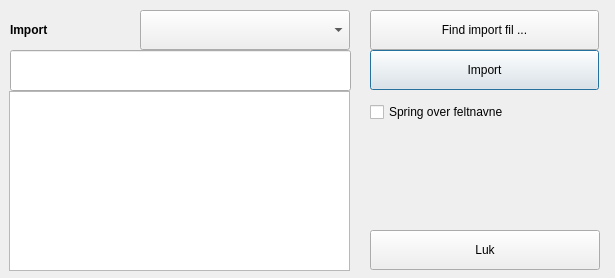
<?xml version="1.0" encoding="UTF-8"?>
<ui version="4.0">
 <class>FileImportDialog</class>
 <widget class="QDialog" name="FileImportDialog">
  <property name="geometry">
   <rect>
    <x>0</x>
    <y>0</y>
    <width>615</width>
    <height>278</height>
   </rect>
  </property>
  <property name="windowTitle">
   <string>Data import</string>
  </property>
  <property name="modal">
   <bool>true</bool>
  </property>
  <widget class="QComboBox" name="comboImport">
   <property name="geometry">
    <rect>
     <x>140</x>
     <y>10</y>
     <width>210</width>
     <height>40</height>
    </rect>
   </property>
  </widget>
  <widget class="QPushButton" name="buttonBrowse">
   <property name="geometry">
    <rect>
     <x>370</x>
     <y>10</y>
     <width>229</width>
     <height>40</height>
    </rect>
   </property>
   <property name="text">
    <string>Find import fil ...</string>
   </property>
   <property name="autoDefault">
    <bool>false</bool>
   </property>
  </widget>
  <widget class="QPushButton" name="buttonImport">
   <property name="geometry">
    <rect>
     <x>370</x>
     <y>50</y>
     <width>229</width>
     <height>40</height>
    </rect>
   </property>
   <property name="text">
    <string>Import</string>
   </property>
  </widget>
  <widget class="QLabel" name="label">
   <property name="geometry">
    <rect>
     <x>10</x>
     <y>10</y>
     <width>121</width>
     <height>40</height>
    </rect>
   </property>
   <property name="font">
    <font>
     <weight>75</weight>
     <bold>true</bold>
    </font>
   </property>
   <property name="text">
    <string>Import</string>
   </property>
  </widget>
  <widget class="QPushButton" name="buttonClose">
   <property name="geometry">
    <rect>
     <x>370</x>
     <y>230</y>
     <width>230</width>
     <height>40</height>
    </rect>
   </property>
   <property name="text">
    <string>Luk</string>
   </property>
  </widget>
  <widget class="QListWidget" name="listImported">
   <property name="enabled">
    <bool>true</bool>
   </property>
   <property name="geometry">
    <rect>
     <x>9</x>
     <y>91</y>
     <width>341</width>
     <height>180</height>
    </rect>
   </property>
   <property name="selectionMode">
    <enum>QAbstractItemView::MultiSelection</enum>
   </property>
  </widget>
  <widget class="QLineEdit" name="txtSelectedFile">
   <property name="enabled">
    <bool>true</bool>
   </property>
   <property name="geometry">
    <rect>
     <x>10</x>
     <y>50</y>
     <width>341</width>
     <height>41</height>
    </rect>
   </property>
   <property name="alignment">
    <set>Qt::AlignLeading|Qt::AlignLeft|Qt::AlignVCenter</set>
   </property>
  </widget>
  <widget class="QCheckBox" name="checkHeaders">
   <property name="geometry">
    <rect>
     <x>370</x>
     <y>100</y>
     <width>220</width>
     <height>24</height>
    </rect>
   </property>
   <property name="text">
    <string>Spring over feltnavne</string>
   </property>
  </widget>
 </widget>
 <tabstops>
  <tabstop>comboImport</tabstop>
  <tabstop>buttonBrowse</tabstop>
  <tabstop>checkHeaders</tabstop>
  <tabstop>buttonImport</tabstop>
  <tabstop>buttonClose</tabstop>
  <tabstop>txtSelectedFile</tabstop>
  <tabstop>listImported</tabstop>
 </tabstops>
 <resources/>
 <connections/>
</ui>
